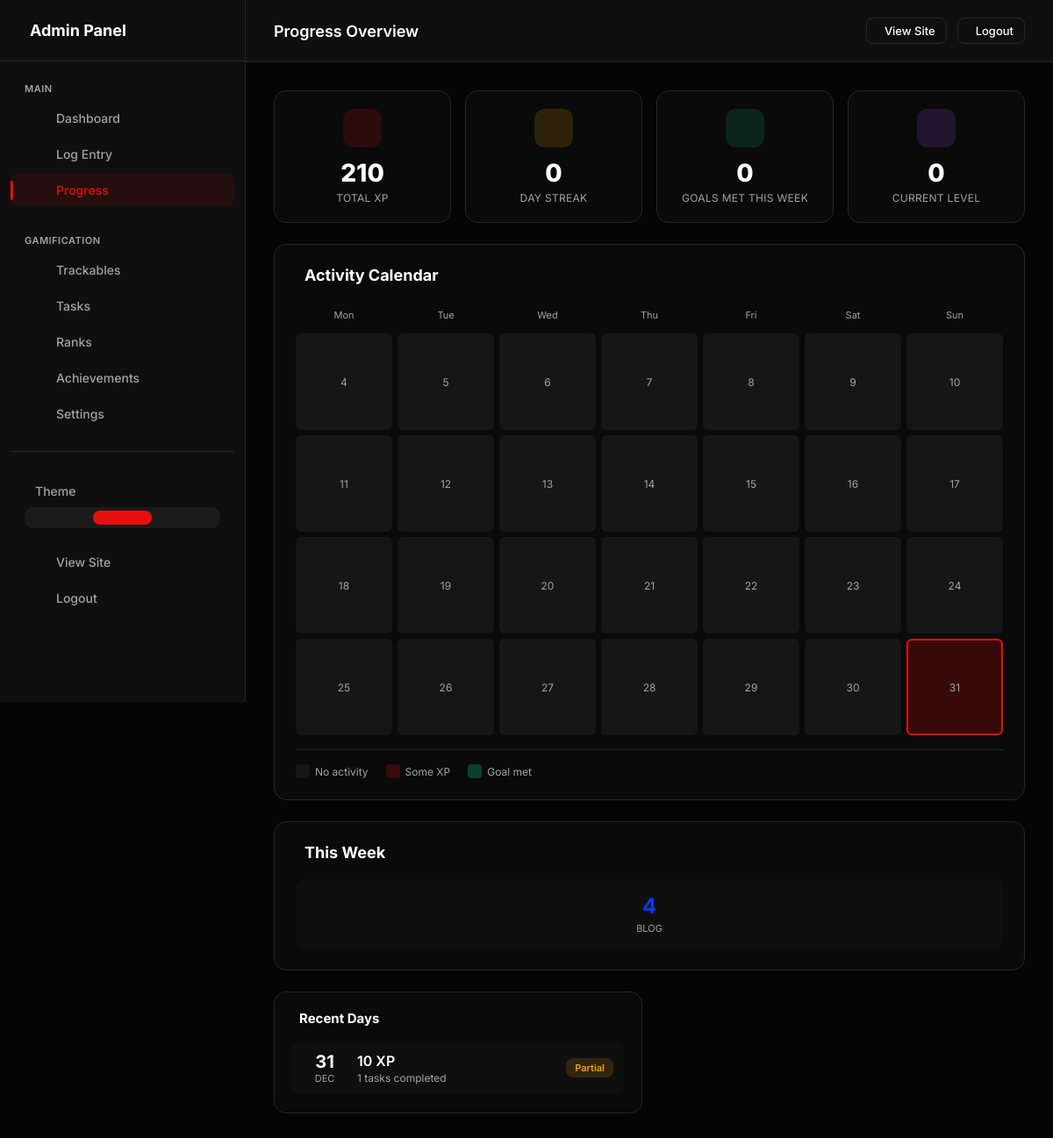
/admin/progress (signed in), run on an earlier commit of the app's database.
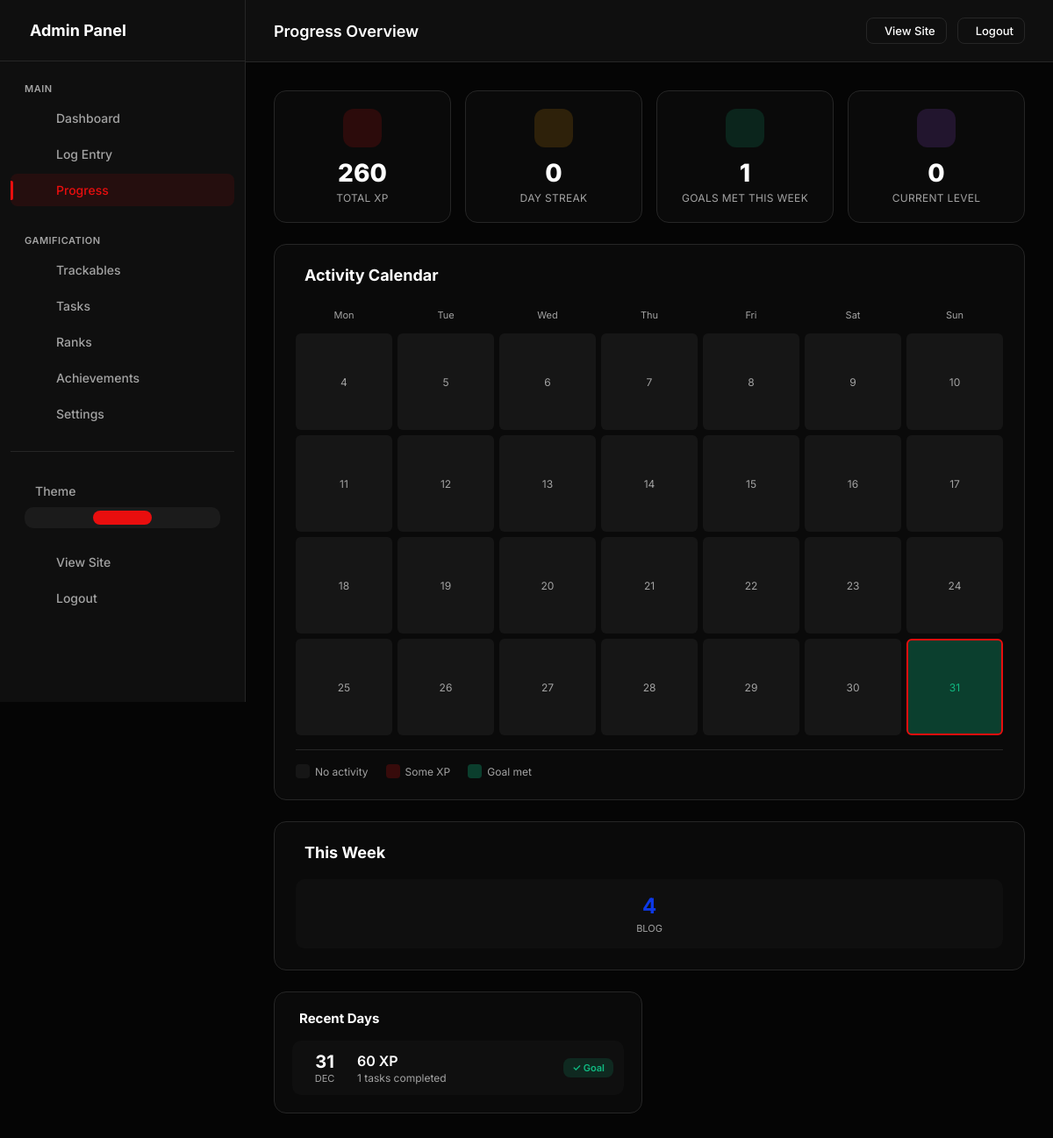
And on a later commit of the database.
### models.py (models this page shows, shortened)
class DailyLog(db.Model):
    __tablename__ = 'daily_logs'
    id = db.Column(db.Integer, primary_key=True)
    user_id = db.Column(db.Integer, db.ForeignKey('users.id'), nullable=False, index=True)
    date = db.Column(db.Date, nullable=False, default=date.today, index=True)
    completed_tasks = db.Column(db.Text, default='[]')  # JSON array of task slugs
    total_xp = db.Column(db.Integer, default=0)
    goal_met = db.Column(db.Boolean, default=False)
    notes = db.Column(db.Text)
    mood = db.Column(db.String(20))  # Optional mood tracking
    created_at = db.Column(db.DateTime, default=datetime.utcnow)
    updated_at = db.Column(db.DateTime, default=datetime.utcnow, onupdate=datetime.utcnow)
    __table_args__ = (
        db.UniqueConstraint('user_id', 'date', name='unique_user_date'),
    )
    def get_completed_tasks(self):
        try:
            return json.loads(self.completed_tasks or '[]')
        except:
            return []

### app.py (the view)
    @app.route('/admin/progress')
    @admin_required
    def admin_progress():
        stats = get_user_stats()
        weekly = get_weekly_stats()
        thirty_days_ago = date.today() - timedelta(days=30)
        daily_logs = DailyLog.query.filter(
            DailyLog.user_id == current_user.id,
            DailyLog.date >= thirty_days_ago
        ).order_by(DailyLog.date.desc()).all()
        calendar_data = {}
        for log in daily_logs:
            calendar_data[log.date.isoformat()] = {
                'xp': log.total_xp,
                'goal_met': log.goal_met
            }
        return render_template('admin/progress.html',
            stats=stats,
            weekly=weekly,
            daily_logs=daily_logs,
            calendar_data=calendar_data,
            now=date.today(),
            timedelta=timedelta
        )

### models.py (called while the page is built, shortened)
    def calculate_xp_for_entry(self, count=1, value=0):
        if self.xp_mode == 'fixed':
            return count * self.xp_per_unit
        elif self.xp_mode == 'value_based' and value:
            return int(abs(value) * (self.xp_multiplier or 1.0))
        return count * self.xp_per_unit

    def get_total_xp(self):
        return sum(e.get_xp() for e in self.entries)

    def get_xp(self):
        if self.trackable_type:
            return self.trackable_type.calculate_xp_for_entry(self.count, self.value)
        return 0

### templates/admin/progress.html (shortened to what the changed rows need)
{% extends "admin/base.html" %}
{% block page_title %}Progress Overview{% endblock %}
{% block content %}
<div class="progress-grid">
    <div class="progress-main">
        <div class="stats-row">
            <div class="stat-card">
                <div class="stat-icon" style="background: rgba(var(--accent-rgb), 0.15); color: var(--accent);">
                </div>
                <div class="stat-value">{{ stats.total_xp|format_number }}</div>
                <div class="stat-label">Total XP</div>
            </div>
            <div class="stat-card">
                <div class="stat-icon" style="background: rgba(16, 185, 129, 0.15); color: #10b981;">
                </div>
                <div class="stat-value">{{ weekly.days_with_goal_met if weekly else 0 }}</div>
                <div class="stat-label">Goals Met This Week</div>
            </div>
        </div>
        <div class="calendar-section">
            <div class="section-header">
                <h2 class="section-title"> Activity Calendar</h2>
            </div>
            <div class="calendar-grid">
                <div class="calendar-day-label">Mon</div>
                <div class="calendar-day-label">Tue</div>
                <div class="calendar-day-label">Wed</div>
                <div class="calendar-day-label">Thu</div>
                <div class="calendar-day-label">Fri</div>
                <div class="calendar-day-label">Sat</div>
                <div class="calendar-day-label">Sun</div>
                {% for i in range(28) %}
                    {% set day_offset = 27 - i %}
                    {% set day_date = (now - timedelta(days=day_offset)) if now else none %}
                    {% if day_date %}
                        {% set day_str = day_date.strftime('%Y-%m-%d') %}
                        {% set day_data = calendar_data.get(day_str, {}) %}
                        <div class="calendar-day
                            {% if day_data.get('goal_met') %}goal-met{% elif day_data.get('xp') %}has-activity{% endif %}
                            {% if day_offset == 0 %}today{% endif %}"
                            title="{{ day_date.strftime('%b %d') }}: {{ day_data.get('xp', 0) }} XP">
                            {{ day_date.day }}
                        </div>
                    {% else %}
                        <div class="calendar-day">{{ i + 1 }}</div>
                    {% endif %}
                {% endfor %}
            </div>
        </div>
        <div class="weekly-summary">
            <div class="section-header">
                <h2 class="section-title"> This Week</h2>
            </div>
        </div>
    </div>
    <div class="progress-sidebar">
        <div class="sidebar-panel">
            {% if daily_logs %}
            <div class="logs-list">
                {% for log in daily_logs[:7] %}
                <div class="log-item">
                    <div class="log-date">
                        <div class="log-date-day">{{ log.date.day }}</div>
                        <div class="log-date-month">{{ log.date.strftime('%b') }}</div>
                    </div>
                    <div class="log-info">
                        <div class="log-xp">{{ log.total_xp }} XP</div>
                        <div class="log-status">
                            {{ log.get_completed_tasks()|length }} tasks completed
                        </div>
                    </div>
                    <span class="log-badge {% if log.goal_met %}goal-met{% else %}partial{% endif %}">
                        {% if log.goal_met %}✓ Goal{% else %}Partial{% endif %}
                    </span>
                </div>
                {% endfor %}
            </div>
            {% else %}
            <div style="text-align: center; color: var(--text-muted); padding: 20px;">
                No daily logs yet.
            </div>
            {% endif %}
        </div>
    </div>
</div>
{% endblock %}

What changed in the data, as far as the page shows it:
changed DailyLog "DEC": total_xp "10" → "60"; goal_met "Partial" → "✓ Goal"
Also different on the page:
{{ stats.total_xp|format_number }}: "210" → "260"
{{ weekly.days_with_goal_met if weekly else 0 }}: "0" → "1"
